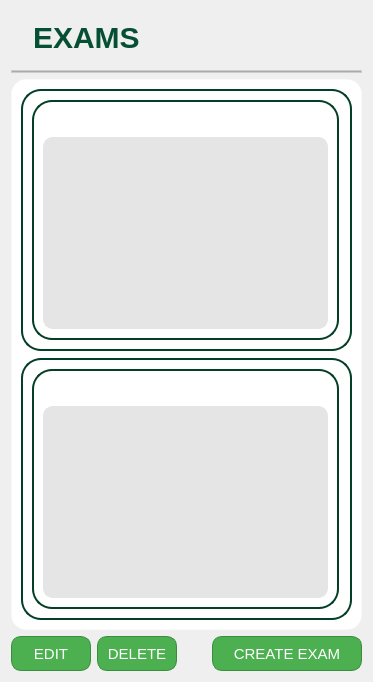
         <widget class="QWidget" name="page_4">
          <layout class="QGridLayout" name="gridLayout_5">
           <item row="2" column="0">
            <widget class="QFrame" name="frame_17">
             <property name="styleSheet">
              <string notr="true">QFrame {
    background-color: white;
    border: 1px solid rgba(255, 255, 255, 0.3); /* Subtle border */
    border-radius: 15px;
    backdrop-filter: blur(15px); /* Blur effect */
}
</string>
             </property>
             <property name="frameShape">
              <enum>QFrame::StyledPanel</enum>
             </property>
             <property name="frameShadow">
              <enum>QFrame::Raised</enum>
             </property>
             <layout class="QGridLayout" name="gridLayout_83">
              <property name="verticalSpacing">
               <number>7</number>
              </property>
              <item row="1" column="1">
               <widget class="QFrame" name="frame_53">
                <property name="sizePolicy">
                 <sizepolicy hsizetype="Expanding" vsizetype="Expanding">
                  <horstretch>0</horstretch>
                  <verstretch>0</verstretch>
                 </sizepolicy>
                </property>
                <property name="minimumSize">
                 <size>
                  <width>230</width>
                  <height>220</height>
                 </size>
                </property>
                <property name="styleSheet">
                 <string notr="true">QFrame {
    background: qlineargradient(
        spread:pad,
        x1:0, y1:0, x2:1, y2:1,
        stop:0 #055035,  /* Dark green */
        stop:1 #02281A   /* Even darker green */
    );
    
    border: 2px solid #044027; /* Slightly lighter green border */
    border-radius: 20px; /* Rounded corners */
}
</string>
                </property>
                <property name="frameShape">
                 <enum>QFrame::StyledPanel</enum>
                </property>
                <property name="frameShadow">
                 <enum>QFrame::Raised</enum>
                </property>
                <layout class="QGridLayout" name="gridLayout_55">
                 <property name="rightMargin">
                  <number>11</number>
                 </property>
                 <item row="1" column="1">
                  <widget class="QFrame" name="frame_54">
                   <property name="sizePolicy">
                    <sizepolicy hsizetype="Expanding" vsizetype="Expanding">
                     <horstretch>0</horstretch>
                     <verstretch>0</verstretch>
                    </sizepolicy>
                   </property>
                   <property name="minimumSize">
                    <size>
                     <width>0</width>
                     <height>0</height>
                    </size>
                   </property>
                   <property name="frameShape">
                    <enum>QFrame::StyledPanel</enum>
                   </property>
                   <property name="frameShadow">
                    <enum>QFrame::Raised</enum>
                   </property>
                   <layout class="QGridLayout" name="gridLayout_56">
                    <item row="0" column="0">
                     <widget class="QLabel" name="label_43">
                      <property name="sizePolicy">
                       <sizepolicy hsizetype="Expanding" vsizetype="Preferred">
                        <horstretch>0</horstretch>
                        <verstretch>0</verstretch>
                       </sizepolicy>
                      </property>
                      <property name="minimumSize">
                       <size>
                        <width>275</width>
                        <height>20</height>
                       </size>
                      </property>
                      <property name="maximumSize">
                       <size>
                        <width>10000000</width>
                        <height>20</height>
                       </size>
                      </property>
                      <property name="styleSheet">
                       <string notr="true">QLabel {
    background: none;
    color: white; /* Darker shade of blue */
    font-size: 20px;
    font-weight: 900; /* Extra Bold */
    font-family: &quot;Poppins&quot;, &quot;Arial&quot;, &quot;Helvetica&quot;, sans-serif;
    border: none;
    text-align: center;
}</string>
                      </property>
                      <property name="text">
                       <string>Published</string>
                      </property>
                     </widget>
                    </item>
                    <item row="1" column="0">
                     <widget class="QListWidget" name="exam_published_table">
                      <property name="styleSheet">
                       <string notr="true">QListView {
    background-color: #E5E5E5; /* Light background color for the list view */
    border-radius: 10px; /* Rounded corners */
    padding: 5px;
    border: 2px solid #E5E5E5; /* Match background */
}

QListView::item {
    background-color: #0D7C66; /* Light blue for items */
    color: white; /* Darker blue text */
    font-size: 20px;
    font-family: Arial, Helvetica, sans-serif;
    border-radius: 8px;
    padding: 10px;
    margin: 5px 0;
}

QListView::item:selected {
    background-color: #007074  ; 
    font-size: 20px;
}

QListView::item:hover {
    background-color: #C1D8C3; /* Lighter blue on hover */
    color: #215988;
    font-size: 20px;
}

QListView::item:checked {
    background-color: #3C5A76; /* Darker shade for checked items */
    color: white;
    font-size: 20px;
}
</string>
                      </property>
                     </widget>
                    </item>
                   </layout>
                  </widget>
                 </item>
                </layout>
               </widget>
              </item>
              <item row="0" column="1">
               <widget class="QFrame" name="frame_51">
                <property name="sizePolicy">
                 <sizepolicy hsizetype="Expanding" vsizetype="Expanding">
                  <horstretch>0</horstretch>
                  <verstretch>0</verstretch>
                 </sizepolicy>
                </property>
                <property name="minimumSize">
                 <size>
                  <width>230</width>
                  <height>220</height>
                 </size>
                </property>
                <property name="styleSheet">
                 <string notr="true">QFrame {
    background: qlineargradient(
        spread:pad,
        x1:0, y1:0, x2:1, y2:1,
        stop:0 #055035,  /* Dark green */
        stop:1 #02281A   /* Even darker green */
    );
    
    border: 2px solid #044027; /* Slightly lighter green border */
    border-radius: 20px; /* Rounded corners */
}
</string>
                </property>
                <property name="frameShape">
                 <enum>QFrame::StyledPanel</enum>
                </property>
                <property name="frameShadow">
                 <enum>QFrame::Raised</enum>
                </property>
                <layout class="QGridLayout" name="gridLayout_53">
                 <property name="rightMargin">
                  <number>11</number>
                 </property>
                 <item row="1" column="1">
                  <widget class="QFrame" name="frame_52">
                   <property name="sizePolicy">
                    <sizepolicy hsizetype="Expanding" vsizetype="Expanding">
                     <horstretch>0</horstretch>
                     <verstretch>0</verstretch>
                    </sizepolicy>
                   </property>
                   <property name="minimumSize">
                    <size>
                     <width>0</width>
                     <height>0</height>
                    </size>
                   </property>
                   <property name="frameShape">
                    <enum>QFrame::StyledPanel</enum>
                   </property>
                   <property name="frameShadow">
                    <enum>QFrame::Raised</enum>
                   </property>
                   <layout class="QGridLayout" name="gridLayout_54">
                    <item row="0" column="0">
                     <widget class="QLabel" name="label_42">
                      <property name="sizePolicy">
                       <sizepolicy hsizetype="Expanding" vsizetype="Preferred">
                        <horstretch>0</horstretch>
                        <verstretch>0</verstretch>
                       </sizepolicy>
                      </property>
                      <property name="minimumSize">
                       <size>
                        <width>275</width>
                        <height>20</height>
                       </size>
                      </property>
                      <property name="maximumSize">
                       <size>
                        <width>10000000</width>
                        <height>20</height>
                       </size>
                      </property>
                      <property name="styleSheet">
                       <string notr="true">QLabel {
    background: none;
    color: white; /* Darker shade of blue */
    font-size: 20px;
    font-weight: 900; /* Extra Bold */
    font-family: &quot;Poppins&quot;, &quot;Arial&quot;, &quot;Helvetica&quot;, sans-serif;
    border: none;
    text-align: center;
}</string>
                      </property>
                      <property name="text">
                       <string>Drafts</string>
                      </property>
                     </widget>
                    </item>
                    <item row="1" column="0">
                     <widget class="QListWidget" name="exam_draft_table">
                      <property name="styleSheet">
                       <string notr="true">QListView {
    background-color: #E5E5E5; /* Light background color for the list view */
    border-radius: 10px; /* Rounded corners */
    padding: 5px;
    border: 2px solid #E5E5E5; /* Match background */
}

QListView::item {
    background-color: #0D7C66; /* Light blue for items */
    color: white; /* Darker blue text */
    font-size: 20px;
    font-family: Arial, Helvetica, sans-serif;
    border-radius: 8px;
    padding: 10px;
    margin: 5px 0;
}

QListView::item:selected {
    background-color: #007074  ; 
    font-size: 20px;
}

QListView::item:hover {
    background-color: #C1D8C3; /* Lighter blue on hover */
    color: #215988;
    font-size: 20px;
}

QListView::item:checked {
    background-color: #3C5A76; /* Darker shade for checked items */
    color: white;
    font-size: 20px;
}
</string>
                      </property>
                     </widget>
                    </item>
                   </layout>
                  </widget>
                 </item>
                </layout>
               </widget>
              </item>
             </layout>
            </widget>
           </item>
           <item row="0" column="0" alignment="Qt::AlignLeft">
            <widget class="QFrame" name="frame_78">
             <property name="maximumSize">
              <size>
               <width>100000</width>
               <height>70</height>
              </size>
             </property>
             <property name="styleSheet">
              <string notr="true">background: none;
border: none;</string>
             </property>
             <property name="frameShape">
              <enum>QFrame::StyledPanel</enum>
             </property>
             <property name="frameShadow">
              <enum>QFrame::Raised</enum>
             </property>
             <layout class="QHBoxLayout" name="horizontalLayout_9">
              <item>
               <layout class="QHBoxLayout" name="horizontalLayout_7">
                <item>
                 <widget class="QLabel" name="exams_a">
                  <property name="maximumSize">
                   <size>
                    <width>50</width>
                    <height>50</height>
                   </size>
                  </property>
                  <property name="text">
                   <string/>
                  </property>
                  <property name="pixmap">
                   <pixmap>Resources/exam.png</pixmap>
                  </property>
                  <property name="scaledContents">
                   <bool>true</bool>
                  </property>
                 </widget>
                </item>
                <item alignment="Qt::AlignLeft">
                 <widget class="QLabel" name="label_67">
                  <property name="styleSheet">
                   <string notr="true">QLabel {
    background: none;
    color: #055035; /* Darker shade of blue */
    font-size: 30px;
    font-weight: 900; /* Extra Bold */
    font-family: &quot;Poppins&quot;, &quot;Arial&quot;, &quot;Helvetica&quot;, sans-serif;
    border: none;
    text-align: center;
}
</string>
                  </property>
                  <property name="text">
                   <string>EXAMS</string>
                  </property>
                 </widget>
                </item>
               </layout>
              </item>
             </layout>
            </widget>
           </item>
           <item row="3" column="0">
            <layout class="QGridLayout" name="gridLayout_6">
             <item row="0" column="0">
              <widget class="QPushButton" name="edit">
               <property name="minimumSize">
                <size>
                 <width>80</width>
                 <height>0</height>
                </size>
               </property>
               <property name="maximumSize">
                <size>
                 <width>170</width>
                 <height>35</height>
                </size>
               </property>
               <property name="layoutDirection">
                <enum>Qt::LeftToRight</enum>
               </property>
               <property name="styleSheet">
                <string notr="true">QPushButton {
    color: white;                     /* Text color */
    background: #4CAF50;              /* Fresh green color */
    padding: 10px;
    font-size: 15px;
    border-radius: 10px;              /* Rounded corners */
    border: 1px solid #388E3C;        /* Slightly darker green border */
}

QPushButton:hover {
    background: #45A049;              /* Slightly darker green on hover */
}

QPushButton:pressed {
    background: #388E3C;              /* Even darker green when clicked */
}
</string>
               </property>
               <property name="inputMethodHints">
                <set>Qt::ImhNoTextHandles</set>
               </property>
               <property name="text">
                <string>EDIT</string>
               </property>
               <property name="iconSize">
                <size>
                 <width>30</width>
                 <height>30</height>
                </size>
               </property>
               <property name="flat">
                <bool>true</bool>
               </property>
              </widget>
             </item>
             <item row="0" column="1">
              <widget class="QPushButton" name="delete_2">
               <property name="minimumSize">
                <size>
                 <width>80</width>
                 <height>0</height>
                </size>
               </property>
               <property name="maximumSize">
                <size>
                 <width>80</width>
                 <height>35</height>
                </size>
               </property>
               <property name="layoutDirection">
                <enum>Qt::LeftToRight</enum>
               </property>
               <property name="styleSheet">
                <string notr="true">QPushButton {
    color: white;                     /* Text color */
    background: #4CAF50;              /* Fresh green color */
    padding: 10px;
    font-size: 15px;
    border-radius: 10px;              /* Rounded corners */
    border: 1px solid #388E3C;        /* Slightly darker green border */
}

QPushButton:hover {
    background: #45A049;              /* Slightly darker green on hover */
}

QPushButton:pressed {
    background: #388E3C;              /* Even darker green when clicked */
}
</string>
               </property>
               <property name="inputMethodHints">
                <set>Qt::ImhNoTextHandles</set>
               </property>
               <property name="text">
                <string>DELETE</string>
               </property>
               <property name="iconSize">
                <size>
                 <width>30</width>
                 <height>30</height>
                </size>
               </property>
               <property name="flat">
                <bool>true</bool>
               </property>
              </widget>
             </item>
             <item row="0" column="3">
              <widget class="QPushButton" name="createexam_btn">
               <property name="minimumSize">
                <size>
                 <width>150</width>
                 <height>0</height>
                </size>
               </property>
               <property name="maximumSize">
                <size>
                 <width>150</width>
                 <height>35</height>
                </size>
               </property>
               <property name="layoutDirection">
                <enum>Qt::LeftToRight</enum>
               </property>
               <property name="styleSheet">
                <string notr="true">QPushButton {
    color: white;                     /* Text color */
    background: #4CAF50;              /* Fresh green color */
    padding: 10px;
    font-size: 15px;
    border-radius: 10px;              /* Rounded corners */
    border: 1px solid #388E3C;        /* Slightly darker green border */
}

QPushButton:hover {
    background: #45A049;              /* Slightly darker green on hover */
}

QPushButton:pressed {
    background: #388E3C;              /* Even darker green when clicked */
}
</string>
               </property>
               <property name="inputMethodHints">
                <set>Qt::ImhNoTextHandles</set>
               </property>
               <property name="text">
                <string>CREATE EXAM</string>
               </property>
               <property name="iconSize">
                <size>
                 <width>30</width>
                 <height>30</height>
                </size>
               </property>
               <property name="flat">
                <bool>true</bool>
               </property>
              </widget>
             </item>
             <item row="0" column="2">
              <spacer name="horizontalSpacer_2">
               <property name="orientation">
                <enum>Qt::Horizontal</enum>
               </property>
               <property name="sizeHint" stdset="0">
                <size>
                 <width>29</width>
                 <height>32</height>
                </size>
               </property>
              </spacer>
             </item>
            </layout>
           </item>
           <item row="1" column="0">
            <widget class="Line" name="line_4">
             <property name="styleSheet">
              <string notr="true">QFrame {
    border: 1px solid #ccc;
    background-color: #aaa;
    height: 2px;
}
</string>
             </property>
             <property name="orientation">
              <enum>Qt::Horizontal</enum>
             </property>
            </widget>
           </item>
          </layout>
         </widget>
